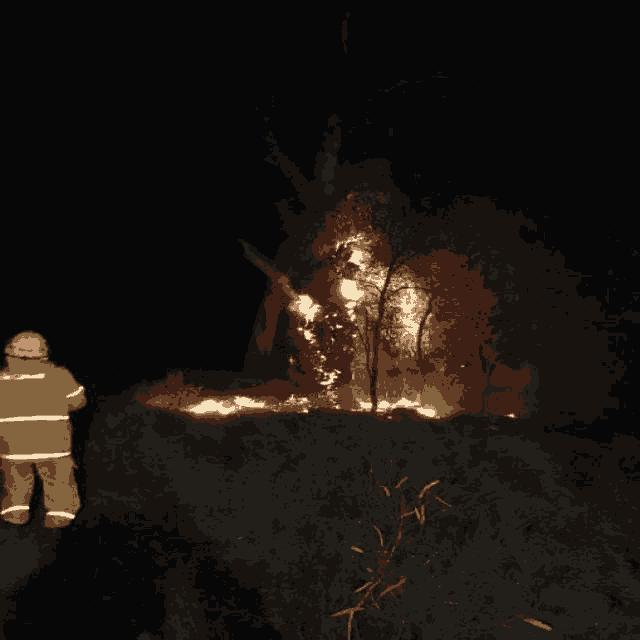
%> input picture 1132_png.rf.0b90d2dd6e31fb6f10635eb66aeaf3ce.jpg, 640 x 640 px
$ octave --eval "result = otsu_un_umbral(imread('1132_png.rf.0b90d2dd6e31fb6f10635eb66aeaf3ce.jpg'));"   (GNU Octave 9; MATLAB toolbox functions it lacks are replaced by stand-ins)
%> lines starting %> are read from the running program, lines starting %| are printed output that depends on the picture; in (x1, y1, x2, y2) boxes, pixels count from 0 and x2, y2 are one past the last pixel; in counts of white or black regions, pixels touching at a corner belong together; the program's own positions count from 1
function [bin, umbral] = otsu_un_umbral(img)
    gris = rgb2gray(img);
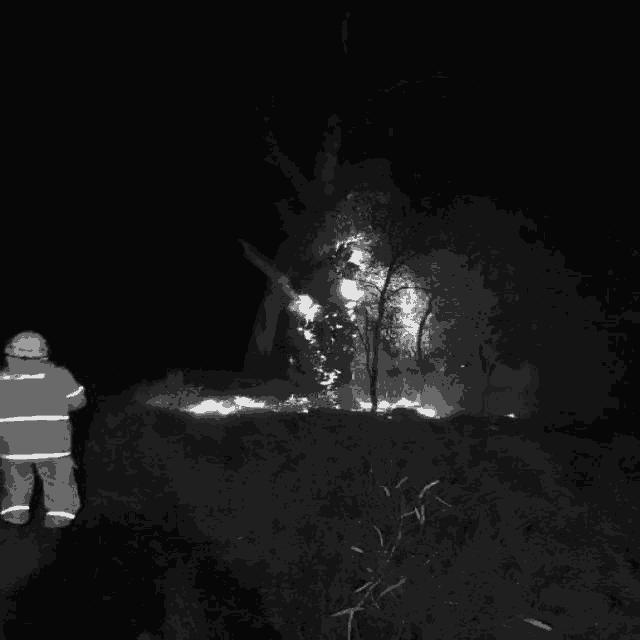
%> gris: size 640x640 uint8; min 0, max 249, mean 23.6
    umbral = graythresh(gris);          % Calcula umbral óptimo de Otsu
%> umbral = 0.255
    bin   = imbinarize(gris, umbral);   % Aplica el umbral
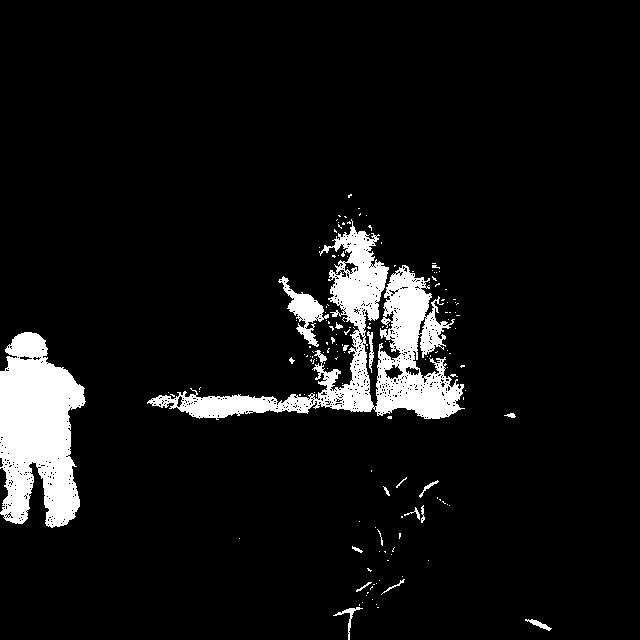
%> bin: size 640x640 logical; 7.2% white; 152 white regions (133 under 20 px), largest, box (x1, y1, x2, y2) and area: (147, 219, 465, 420) 15532, (0, 332, 86, 528) 11646, (278, 276, 329, 347) 1105

    fprintf('Umbral Otsu: %.4f\n', umbral);
%| Umbral Otsu: 0.2549
%> `result = otsu_un_umbral(imread('1132_png.rf.0b90d2dd6e31fb6f10635eb66a..`:
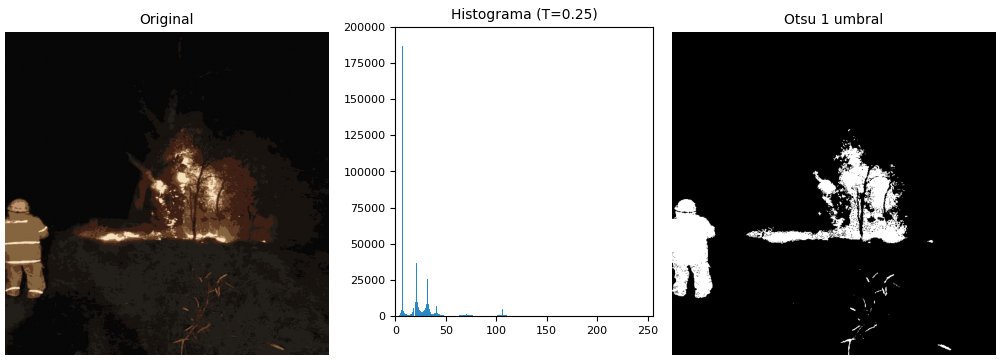
%> figure redrawn from the program's plot data, 3 panels

    figure;
    subplot(1,3,1); imshow(img);        title('Original');
    subplot(1,3,2); imhist(gris);       title(sprintf('Histograma (T=%.2f)', umbral));
    subplot(1,3,3); imshow(bin);        title('Otsu 1 umbral');
end
